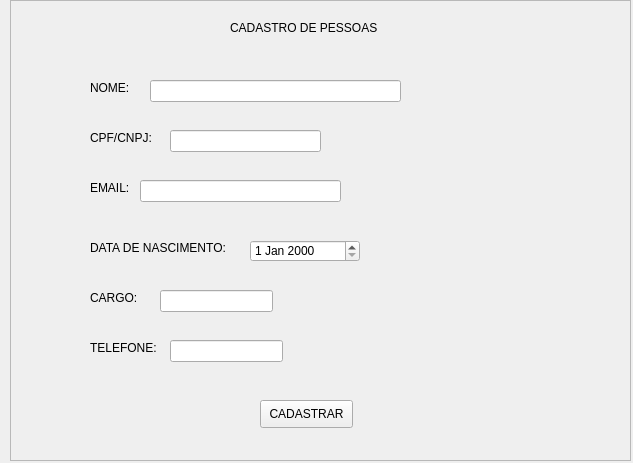
<?xml version="1.0" encoding="UTF-8"?>
<ui version="4.0">
 <class>Form</class>
 <widget class="QWidget" name="Form">
  <property name="geometry">
   <rect>
    <x>0</x>
    <y>0</y>
    <width>633</width>
    <height>463</height>
   </rect>
  </property>
  <property name="windowTitle">
   <string>Form</string>
  </property>
  <widget class="QFrame" name="frame">
   <property name="geometry">
    <rect>
     <x>10</x>
     <y>0</y>
     <width>621</width>
     <height>461</height>
    </rect>
   </property>
   <property name="frameShape">
    <enum>QFrame::StyledPanel</enum>
   </property>
   <property name="frameShadow">
    <enum>QFrame::Raised</enum>
   </property>
   <widget class="QLabel" name="label">
    <property name="geometry">
     <rect>
      <x>220</x>
      <y>20</y>
      <width>151</width>
      <height>16</height>
     </rect>
    </property>
    <property name="text">
     <string>CADASTRO DE PESSOAS</string>
    </property>
   </widget>
   <widget class="QLabel" name="label_2">
    <property name="geometry">
     <rect>
      <x>80</x>
      <y>80</y>
      <width>41</width>
      <height>16</height>
     </rect>
    </property>
    <property name="text">
     <string>NOME:</string>
    </property>
   </widget>
   <widget class="QLabel" name="label_3">
    <property name="geometry">
     <rect>
      <x>80</x>
      <y>130</y>
      <width>61</width>
      <height>16</height>
     </rect>
    </property>
    <property name="text">
     <string>CPF/CNPJ:</string>
    </property>
   </widget>
   <widget class="QLabel" name="label_4">
    <property name="geometry">
     <rect>
      <x>80</x>
      <y>180</y>
      <width>41</width>
      <height>16</height>
     </rect>
    </property>
    <property name="text">
     <string>EMAIL:</string>
    </property>
   </widget>
   <widget class="QLabel" name="label_6">
    <property name="geometry">
     <rect>
      <x>80</x>
      <y>240</y>
      <width>141</width>
      <height>16</height>
     </rect>
    </property>
    <property name="text">
     <string>DATA DE NASCIMENTO:</string>
    </property>
   </widget>
   <widget class="QLabel" name="label_5">
    <property name="geometry">
     <rect>
      <x>80</x>
      <y>290</y>
      <width>55</width>
      <height>16</height>
     </rect>
    </property>
    <property name="text">
     <string>CARGO:</string>
    </property>
   </widget>
   <widget class="QLabel" name="label_7">
    <property name="geometry">
     <rect>
      <x>80</x>
      <y>340</y>
      <width>71</width>
      <height>16</height>
     </rect>
    </property>
    <property name="text">
     <string>TELEFONE:</string>
    </property>
   </widget>
   <widget class="QPushButton" name="btnCadastrar">
    <property name="geometry">
     <rect>
      <x>250</x>
      <y>400</y>
      <width>93</width>
      <height>28</height>
     </rect>
    </property>
    <property name="text">
     <string>CADASTRAR</string>
    </property>
   </widget>
   <widget class="QLineEdit" name="nomePessoas">
    <property name="geometry">
     <rect>
      <x>140</x>
      <y>80</y>
      <width>251</width>
      <height>22</height>
     </rect>
    </property>
    <property name="text">
     <string/>
    </property>
   </widget>
   <widget class="QLineEdit" name="cpfCnpj">
    <property name="geometry">
     <rect>
      <x>160</x>
      <y>130</y>
      <width>151</width>
      <height>22</height>
     </rect>
    </property>
   </widget>
   <widget class="QLineEdit" name="email">
    <property name="geometry">
     <rect>
      <x>130</x>
      <y>180</y>
      <width>201</width>
      <height>22</height>
     </rect>
    </property>
   </widget>
   <widget class="QDateEdit" name="dataDeNascimento">
    <property name="geometry">
     <rect>
      <x>240</x>
      <y>240</y>
      <width>110</width>
      <height>22</height>
     </rect>
    </property>
   </widget>
   <widget class="QLineEdit" name="cargo">
    <property name="geometry">
     <rect>
      <x>150</x>
      <y>290</y>
      <width>113</width>
      <height>22</height>
     </rect>
    </property>
   </widget>
   <widget class="QLineEdit" name="telefone">
    <property name="geometry">
     <rect>
      <x>160</x>
      <y>340</y>
      <width>113</width>
      <height>22</height>
     </rect>
    </property>
   </widget>
   <widget class="QLabel" name="respostaCadastro">
    <property name="geometry">
     <rect>
      <x>230</x>
      <y>370</y>
      <width>141</width>
      <height>16</height>
     </rect>
    </property>
    <property name="text">
     <string/>
    </property>
   </widget>
  </widget>
 </widget>
 <resources/>
 <connections/>
</ui>
